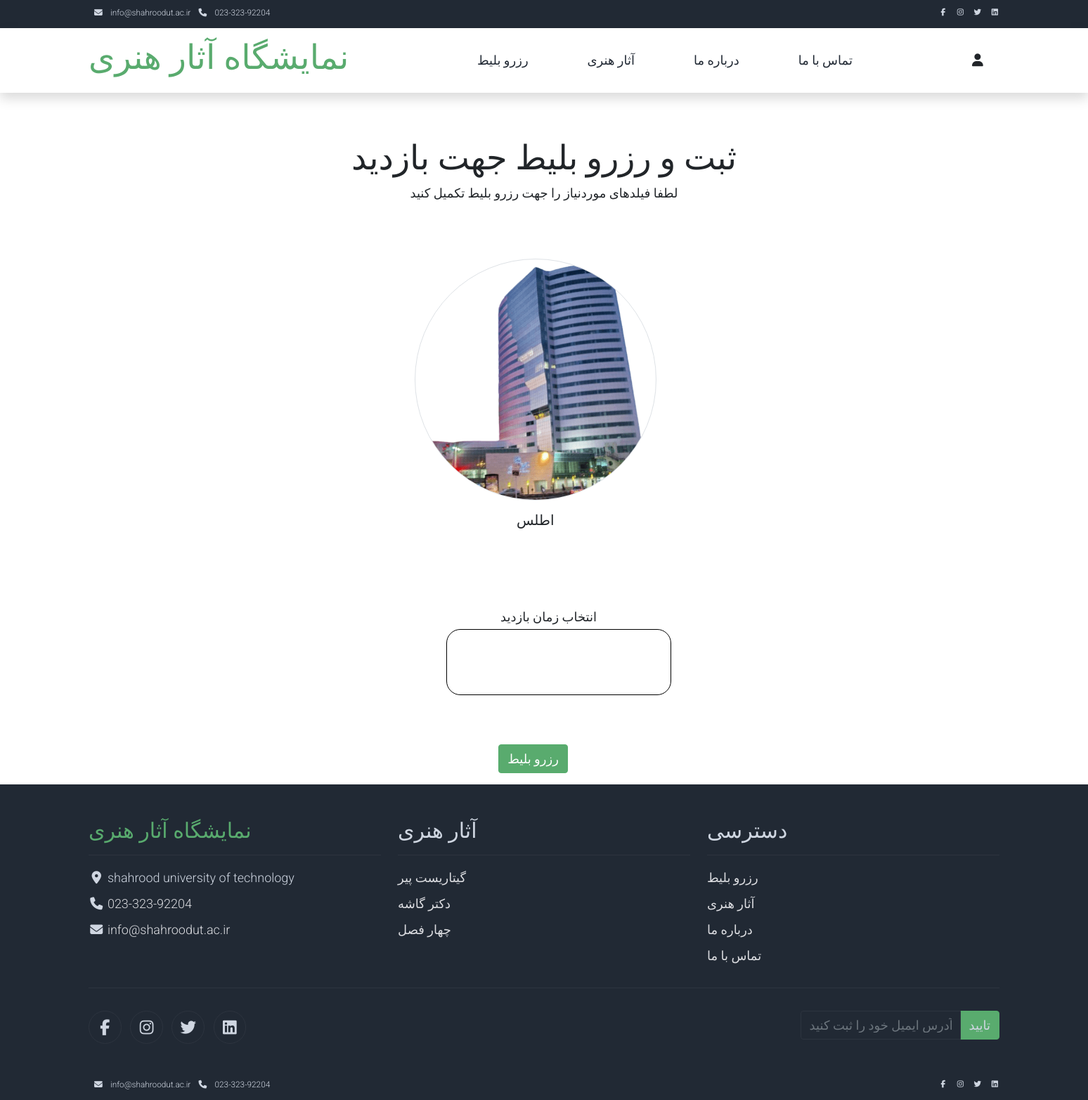
Before: /home/reserve_ticket/1 (signed in) with the older database file.
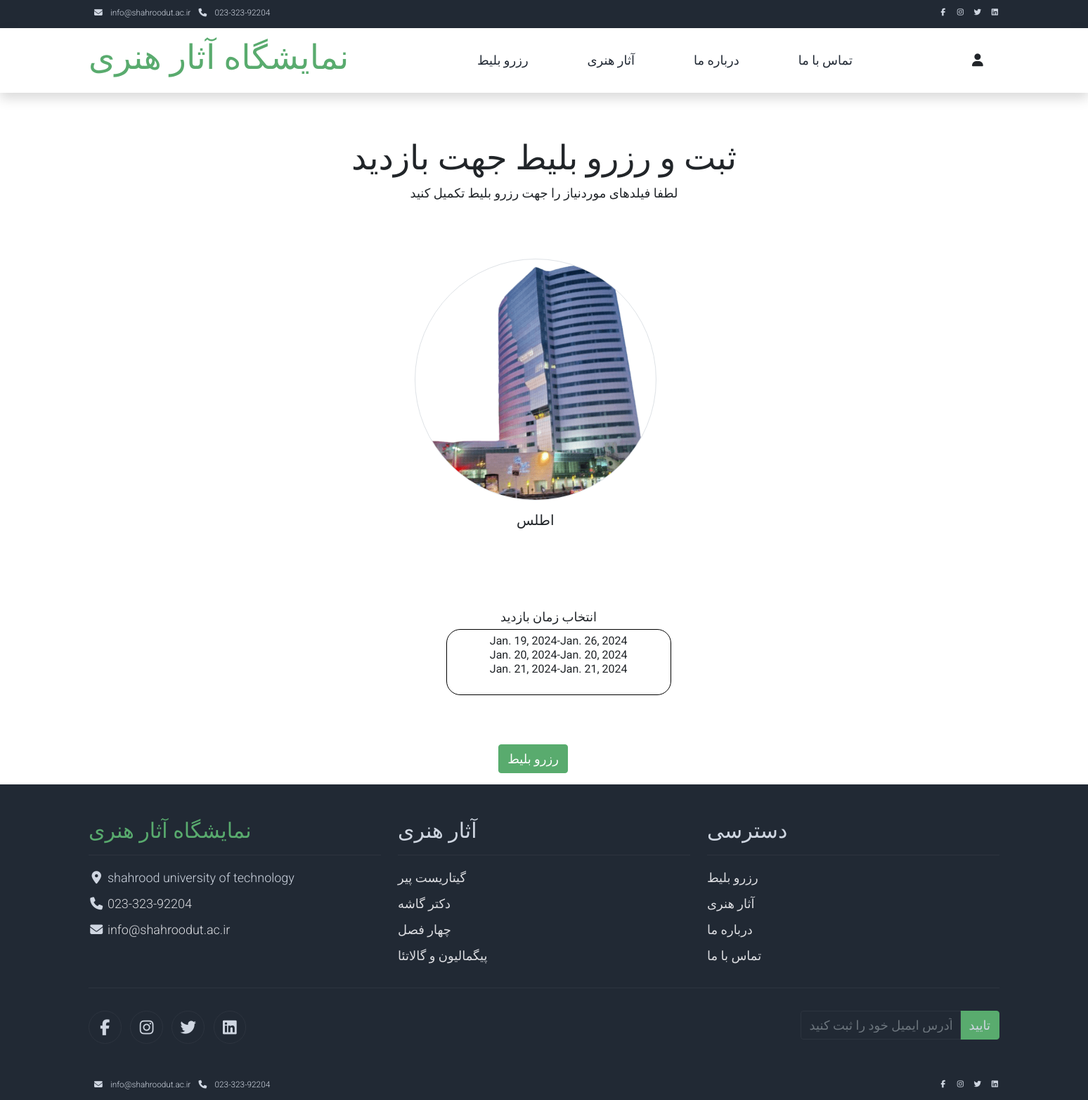
After: the same page with the newer database file.
### home/models.py (models this page shows)
class Artwork(models.Model):
    RATING_CHOICES = [
        (0, 'Not Rated'),
        (1, '1 Star'),
        (2, '2 Stars'),
        (3, '3 Stars'),
        (4, '4 Stars'),
        (5, '5 Stars'),
    ]
    artist = models.ForeignKey(User, on_delete=models.CASCADE)
    artwork_id = models.AutoField(primary_key=True)
    artwork_name = models.CharField(max_length = 50, null=False)
    description = models.TextField(null=False)
    rating = models.PositiveIntegerField(choices=RATING_CHOICES, default=0, null=False)
    picture = models.ImageField(upload_to='home/picture/' ,null=False, blank=False)
    creation_time = models.TimeField(auto_now_add=True)

### home/views.py (the view)
# urls.py: path('reserve_ticket/<int:id>', view=views.reserve_ticket, name='exhibition_detail'),
@login_required(login_url='login_view')
def reserve_ticket(request, id):
    sanses = Sans.objects.all()
    arts_limit = Artwork.objects.all()[:5]
    exhibition = Exhibition.objects.get(exhibition_id=id)
    context={
        'exhibition' : exhibition,
        'arts_limit' : arts_limit,
        'sanses' : sanses,
        'id' : id
    }
    if exhibition is not None:
        return render(request, 'reserve-ticket.html', context=context)
    else:
        raise Http404('Exhibition not exist')

### home/templates/reserve-ticket.html (shortened to what the changed rows need)
{% load static %}
{% load mathfilters %}
<!DOCTYPE html>
<html lang="en">
<head>
    <link rel="stylesheet" href="{% static 'bootstrap.min.css' %}">
    <link rel="stylesheet" href="{% static 'templatemo.css' %}">
    <link rel="stylesheet" href="{% static 'custom.css' %}">
    <link rel="stylesheet" href="https://cdnjs.cloudflare.com/ajax/libs/font-awesome/6.5.1/css/all.min.css">
</head>
<body>
    <section class="container py-5">
        <div class="row text-center pt-3">
            <div class="col-lg-6 m-auto">
                <h1 class="h1">ثبت و رزرو بلیط جهت بازدید  </h1>
            </div>
        </div>
    </section>
    <div class="mb-3">
        <label for="inputmessage" style="position: relative;left: 46%;">انتخاب زمان بازدید</label>
        <select class="form-control mt-1" style="position: relative; left: 41%; width: 320px; text-align: center; border-radius: 20px; border-color: black;" id="message" name="message" placeholder="امتیاز را وارد کنید" rows="8" multiple>
            {% for i in sanses %}
                {% if i.exhibition.exhibition_id == id %}
                    <option value="{{i.start_time}}">{{i.start_time}}-{{i.finish_time}}</option>
                {% endif %}
            {% endfor %}
        </select>
        </div>
        <br><br>
    <footer class="bg-dark" id="tempaltemo_footer">
        <div class="container">
            <div class="row">
                <div class="col-md-4 pt-5">
                    <h2 class="h2 text-success border-bottom pb-3 border-light logo">نمایشگاه آثار هنری</h2>
                </div>
                <div class="col-md-4 pt-5">
                    <h2 class="h2 text-light border-bottom pb-3 border-light">آثار هنری</h2>
                    <ul class="list-unstyled text-light footer-link-list">
                        {% for i in arts_limit %}
                            <li><a class="text-decoration-none" href="/home/artwork_detail/{{i.artwork_id}}">{{i.artwork_name}}</a></li>
                        {% endfor %}
                    </ul>
                </div>
                <div class="col-md-4 pt-5">
                    <h2 class="h2 text-light border-bottom pb-3 border-light">دسترسی</h2>
                </div>
            </div>
        </div>
    </footer>
</body>
</html>

Changed rows visible on the page:
added Artwork: artwork_name "پیگمالیون و گالاتئا"
Other visible differences:
form field message: (not shown) → "Jan. 19, 2024-Jan. 26, 2024 / Jan. 20, 2024-Jan. 20, 2024 / Jan. 21, 2024-Jan. 21, 2024"
